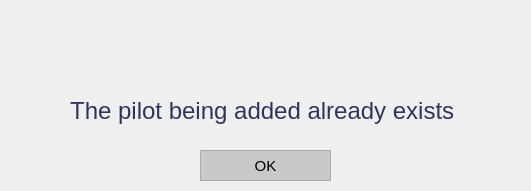
<?xml version="1.0" encoding="UTF-8"?>
<ui version="4.0">
 <class>MainWindow</class>
 <widget class="QMainWindow" name="MainWindow">
  <property name="geometry">
   <rect>
    <x>0</x>
    <y>0</y>
    <width>531</width>
    <height>191</height>
   </rect>
  </property>
  <property name="minimumSize">
   <size>
    <width>531</width>
    <height>191</height>
   </size>
  </property>
  <property name="maximumSize">
   <size>
    <width>531</width>
    <height>191</height>
   </size>
  </property>
  <property name="windowTitle">
   <string>Pilot Duplicate</string>
  </property>
  <property name="windowIcon">
   <iconset>
    <normaloff>../../Resources/logo_svg.svg</normaloff>../../Resources/logo_svg.svg</iconset>
  </property>
  <widget class="QWidget" name="centralwidget">
   <widget class="QWidget" name="layoutWidget">
    <property name="geometry">
     <rect>
      <x>20</x>
      <y>19</y>
      <width>491</width>
      <height>121</height>
     </rect>
    </property>
    <layout class="QVBoxLayout" name="verticalLayout_3">
     <item>
      <widget class="QLabel" name="label">
       <property name="text">
        <string/>
       </property>
       <property name="pixmap">
        <pixmap>../../Resources/info.png</pixmap>
       </property>
       <property name="alignment">
        <set>Qt::AlignCenter</set>
       </property>
      </widget>
     </item>
     <item>
      <widget class="QLabel" name="lbl_error">
       <property name="font">
        <font>
         <family>Helvetica</family>
         <pointsize>19</pointsize>
        </font>
       </property>
       <property name="text">
        <string>&lt;html&gt;&lt;head/&gt;&lt;body&gt;&lt;p&gt;&lt;span style=&quot; font-size:18pt; color:#2c365d;&quot;&gt;The pilot being added already exists &lt;/span&gt;&lt;/p&gt;&lt;/body&gt;&lt;/html&gt;</string>
       </property>
       <property name="alignment">
        <set>Qt::AlignCenter</set>
       </property>
      </widget>
     </item>
    </layout>
   </widget>
   <widget class="QPushButton" name="btn_OK">
    <property name="geometry">
     <rect>
      <x>200</x>
      <y>150</y>
      <width>131</width>
      <height>31</height>
     </rect>
    </property>
    <property name="minimumSize">
     <size>
      <width>131</width>
      <height>31</height>
     </size>
    </property>
    <property name="maximumSize">
     <size>
      <width>131</width>
      <height>31</height>
     </size>
    </property>
    <property name="font">
     <font>
      <family>Helvetica</family>
      <pointsize>11</pointsize>
     </font>
    </property>
    <property name="styleSheet">
     <string notr="true">QPushButton {
color: rgb(0, 0, 0);
background-color: rgb(201, 201, 201);
border: 1.2px solid #ABABAB;
outline: none;}

QPushButton:hover{
color: rgb(255, 255, 255);
background-color: rgb(171, 171, 171);
outline: none;
border: none;
}

QPushButton:pressed{
color: rgb(255, 255, 255);
background-color: rgb(129, 129, 129);
outline: none;
border: none;
}


</string>
    </property>
    <property name="text">
     <string>OK</string>
    </property>
   </widget>
  </widget>
 </widget>
 <resources/>
 <connections/>
</ui>
